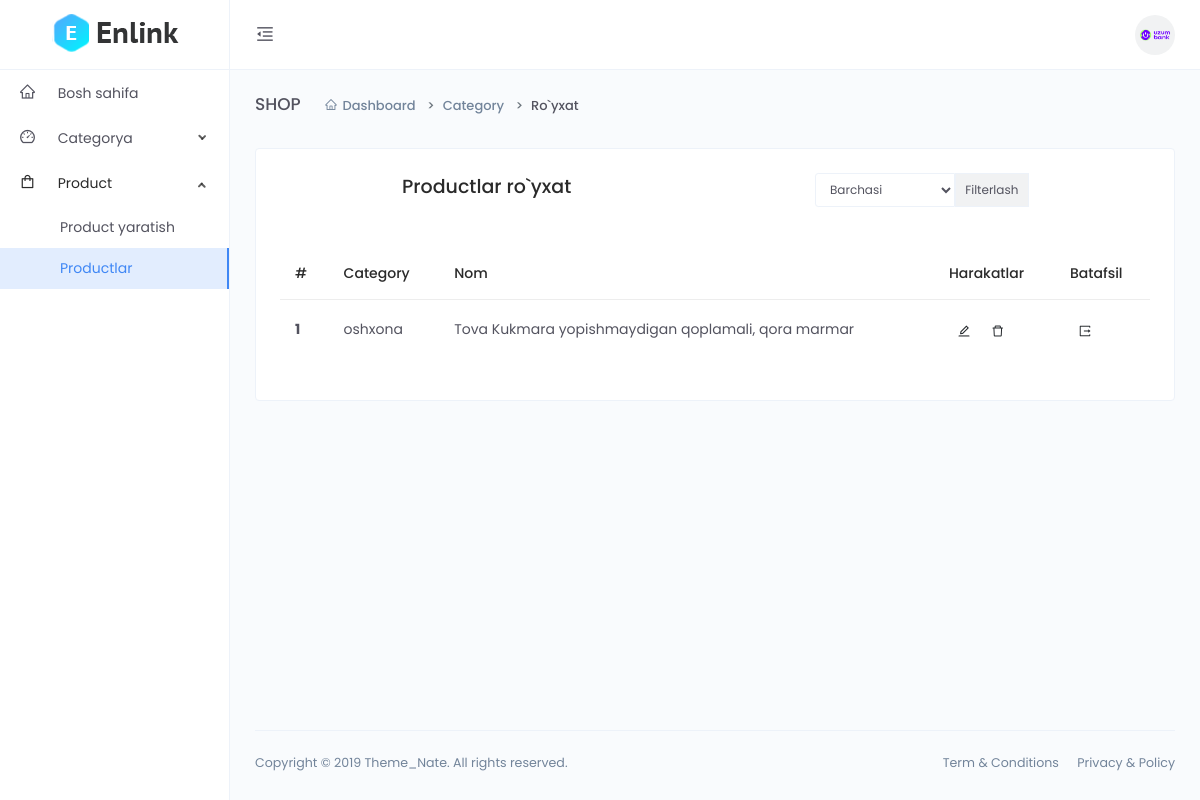
The app's page /dashboard/product-list/, older data.
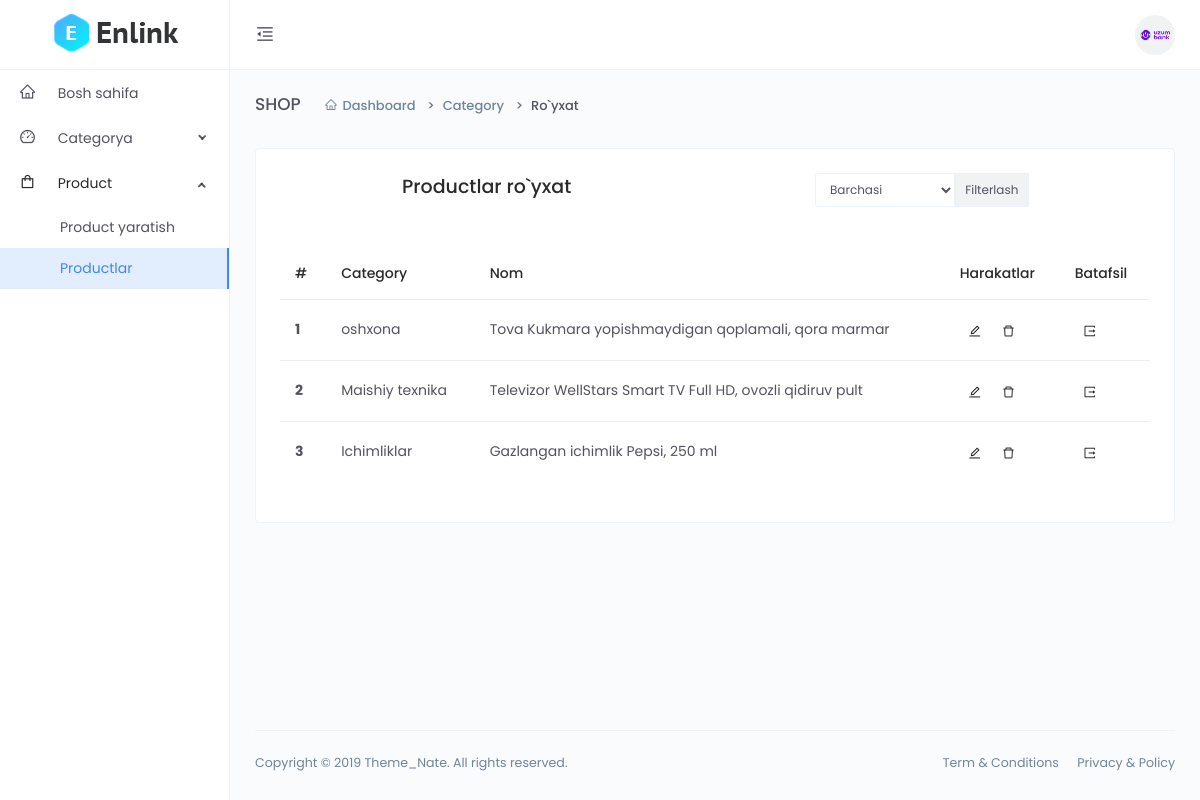
The same page, newer data.
### main/models.py (models this page shows, shortened)
class CodeGenerate(models.Model):
    code = models.CharField(max_length=255, blank=True, unique=True)
    class Meta:
        abstract = True

class Product(CodeGenerate):
    category = models.ForeignKey(Category, on_delete=models.CASCADE)
    name = models.CharField(max_length=255)
    body = models.TextField()
    price = models.DecimalField(decimal_places=2, max_digits=10)  # +
    discount_price = models.DecimalField(decimal_places=2, max_digits=10,
                                         blank=True, null=True)  # +
    banner_img = models.ImageField(upload_to='banner-img')
    quantity = models.IntegerField()
    delivery = models.BooleanField(default=False)  # +

class Category(models.Model):
    name = models.CharField(max_length=255, unique=True)

### main/dashboard/views.py (the view)
# urls.py: path('product-list/', views.product_list, name='product_list'),
def product_list(request):
    categorys = models.Category.objects.all()
    category_id = request.GET.get('category_id')
    if category_id and category_id != '0':
        queryset = models.Product.objects.filter(category__id=category_id)
        i = models.Category.objects.get(id=category_id)
    else:
        queryset = models.Product.objects.all()
        i = None
    context = {
        'queryset': queryset,
        'categorys': categorys,
        'i': i
    }
    return render(request, 'dashboard/product/list.html', context)

### templates/dashboard/product/list.html (shortened to what this page needs)
{% extends 'dashboard/base.html' %}
{% block content %}
<div class="main-content">
    <div class="page-header">
        <h2 class="header-title">SHOP</h2>
        <div class="header-sub-title">
            <nav class="breadcrumb breadcrumb-dash">
                <a href="#" class="breadcrumb-item"><i class="anticon anticon-home m-r-5"></i>Dashboard</a>
                <a class="breadcrumb-item" href="#">Category</a>
                <span class="breadcrumb-item active">Ro`yxat</span>
            </nav>
        </div>
    </div>
    <div class="card">
        <div class="card-body">
            <div class="d-flex justify-content-around">
                <h4>Productlar ro`yxat</h4>
                <div>
                    <form class="input-group input-group-sm mb-3">
                        <select name="category_id" class="form-control">
                            <option value="0">Barchasi</option>
                        </select>
                        <div class="input-group-prepend">
                            <button class="input-group-text" id="inputGroup-sizing-sm" type="submit">Filterlash</button>
                        </div>
                    </form>
                </div>
            </div>
            <div class="m-t-25">
                <div class="table-responsive">
                    <table class="table">
                        <thead>
                            <tr>
                                <th scope="col">#</th>
                                <th scope="col">Category</th>
                                <th scope="col">Nom</th>
                                <th scope="col">Harakatlar</th>
                                <th scope="col">Batafsil</th>
                            </tr>
                        </thead>
                        <tbody>
                            {% for q in queryset %}
                            <tr>
                                <th scope="row">{{forloop.counter}}</th>
                                <td>{{q.category.name}}</td>
                                <td>{{q.name}}</td>
                                <td>
                                    <a href="{% url 'dashboard:product_update' q.code %}"> <button class="btn btn-icon btn-hover btn-sm btn-rounded pull-right">
                                        <i class="anticon anticon-edit"></i>
                                    </button></a>
                                    <button class="btn btn-icon btn-hover btn-sm btn-rounded" data-toggle="modal" data-target="#exampleModaldelete{{forloop.counter}}">
                                        <a></a><i class="anticon anticon-delete"></i>
                                    </button>
                                </td>
                                <td>
                                    <a href="{% url 'dashboard:product_detail' q.code %}"> <button class="btn btn-icon btn-hover btn-sm btn-rounded pull-right">
                                     <i class="anticon anticon-export"></i>
                                    </button></a>
                                </td>
                            </tr>
                            {% endfor %}
                        </tbody>
                    </table>
                </div>
            </div>
        </div>
    </div>
</div>
{% endblock %}

Row changes from the older to the newer data that the page shows:
added Product: category.name "Maishiy texnika", name "Televizor WellStars Smart TV Full HD, ovozli qidiruv pult"
added Product: category.name "Ichimliklar", name "Gazlangan ichimlik Pepsi, 250 ml"
